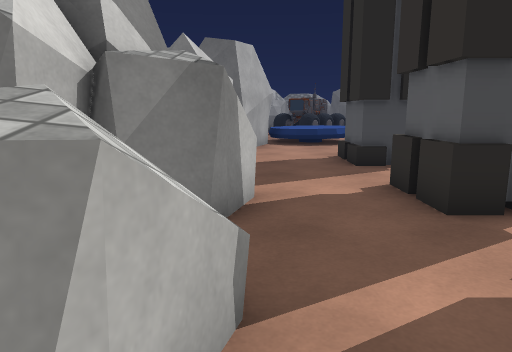
view 1 (above)

19 first-person views from a walk through a Unity game level. The camera is 1.4 m above the floor, tilts 10° down and sees 70° across. The floor is counted in squares, 1 m on a side. Each view is taken from the middle of a square. On the plan, view 1 faces up. The plan holds only what a view shows up to about 16 squares ahead; the rest is blank. The place goes on beyond the plan. The player character is not drawn. Some surface patterns are stand-ins.

view 2
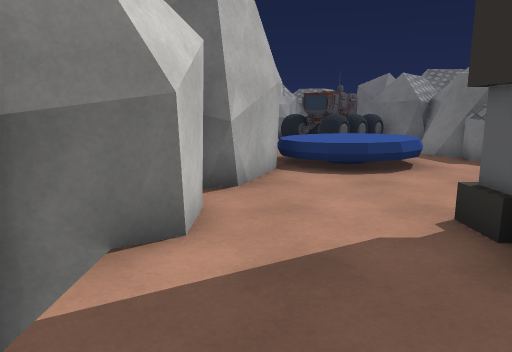

view 3
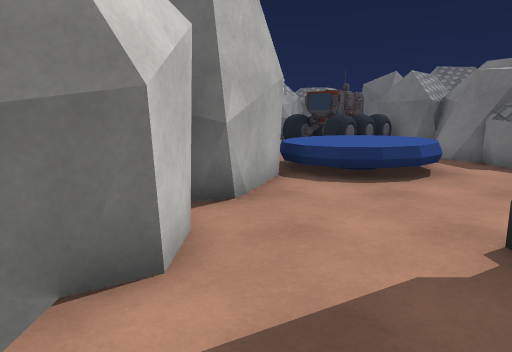

view 4
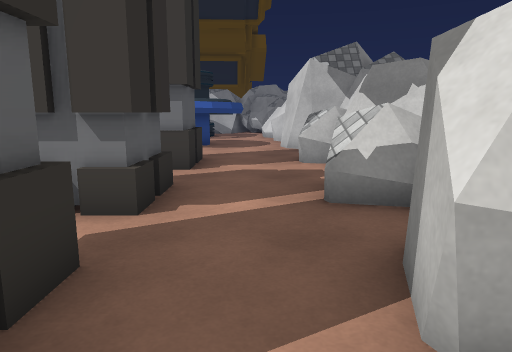

view 5
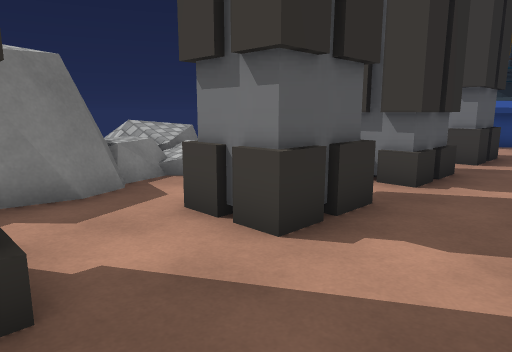

view 6
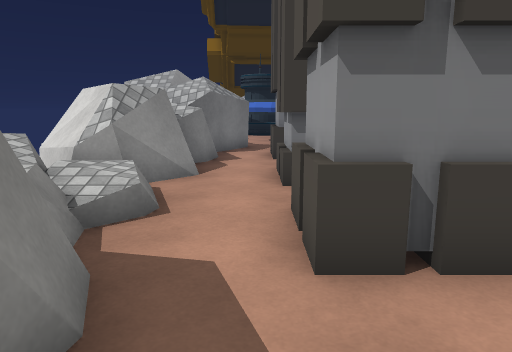

view 7
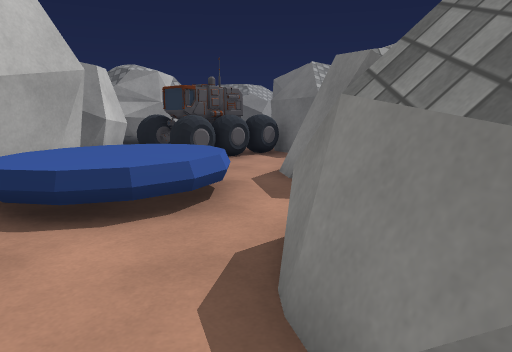

view 8
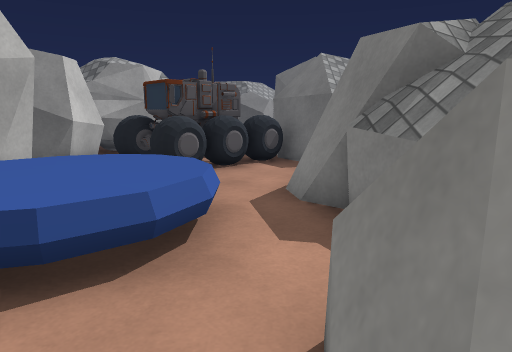

view 9
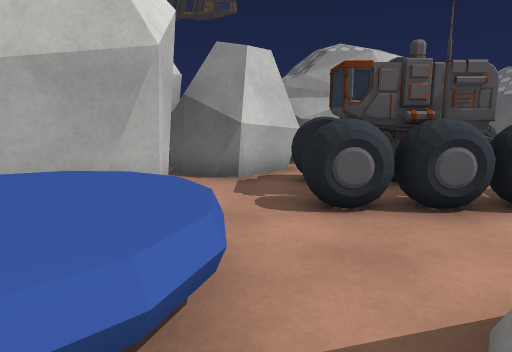

view 10
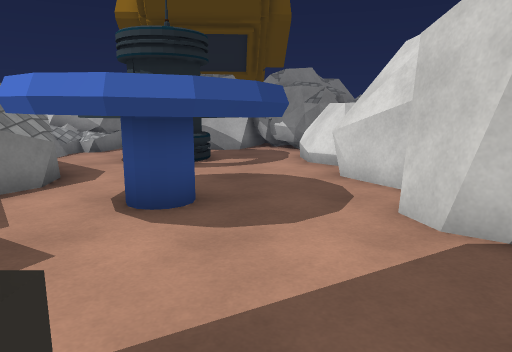

view 11
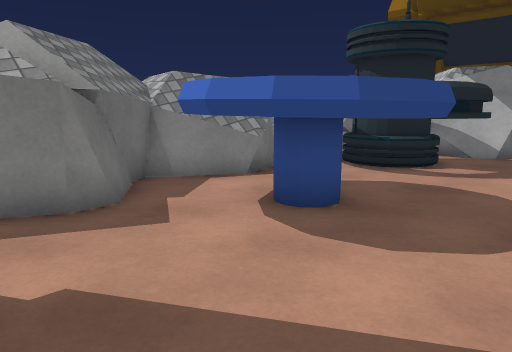

view 12
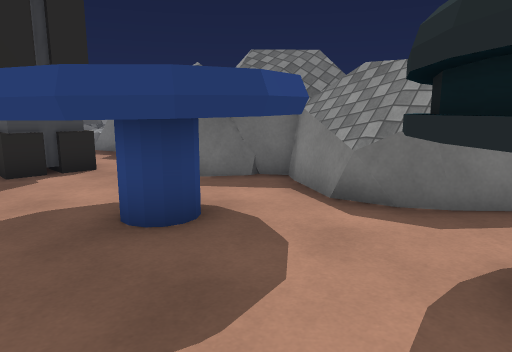

view 13
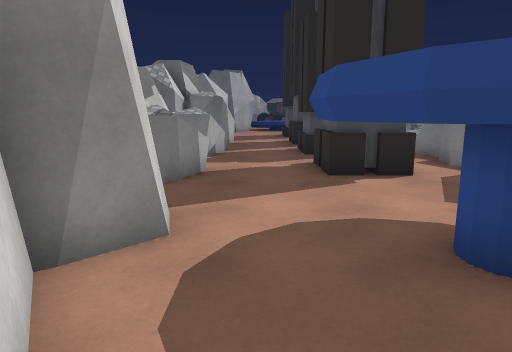

view 14
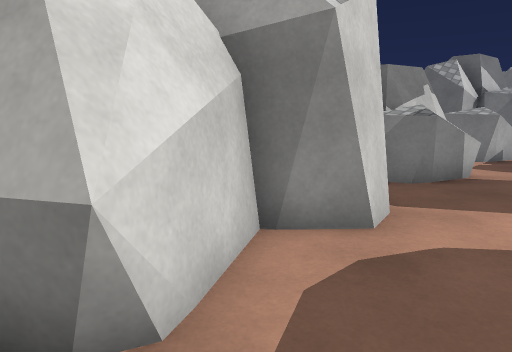

view 15
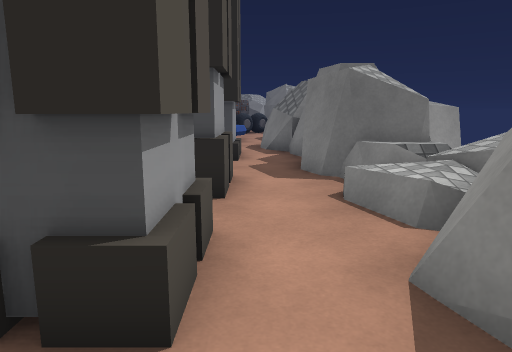

view 16
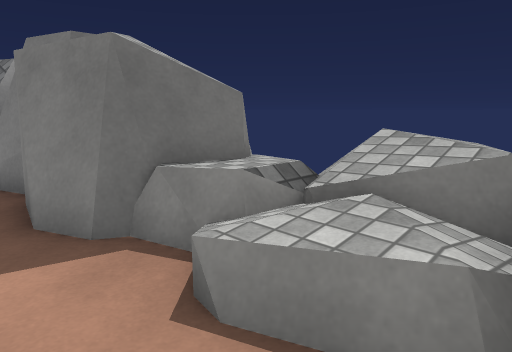

view 17
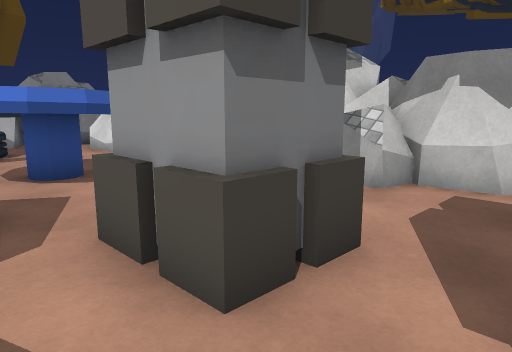

view 18
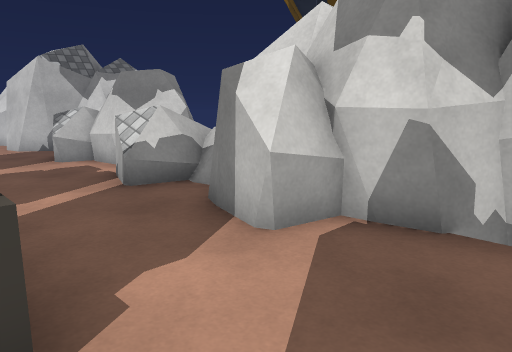

view 19
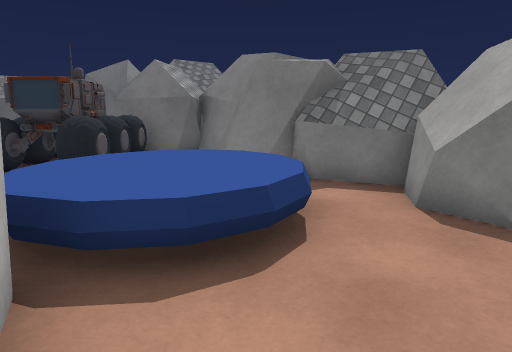

### Floor plan
Key: @ floor where view 1 was taken; # wall or solid block; . main floor; : floor 0.5 m higher than the main floor; + floor 0.75 m higher than the main floor; * floor 1 m higher than the main floor; / step, stairs or slope; = window, fence, low wall or low ledge; ^ raised ledge; O other object.
Columns run from 3 left of view 1 to 10 right of it. Each row starts with its distance up from view 1.
 26   OOOO
 25   OOO  O #
 24    #.OOOO##
 23    #OOOOO.#
 22  ###..OO..#
 21   ##..O...#
 20    ##....##
 19    #OOOO.##
 18    #OOOO.##
 17    #OOOO..#
 16    #OOOO..#
 15    #.O...##
 14   ##....=#
 13   #......#
 12   #...OO.##
 11  ##...##.##
 10  #....#O..#
  9  #.......##
  8  #.......####
  7  ##...##..###
  6  ###..##..=+:
  5  ###..#O..:+*#
  4  ##......./#==
  3  #=...#O../^=
  2  #^=..##..###=
  1  #^...#O..#
  0  #.@......#
 -1 ###...#O..#
 -2 ###=..##..#
 -3 ##^...#O.##
 -4 ##=......##
 -5  #......###
 -6  ###.OOOO##
 -7   ##.OOO ##
 -8   #..OOO =^
 -9   #..OOO ^^
-10   ##..OO.=^
-11   ##..OOOO^
-12   ##..OOOO
-13    #=OOO O =#
-14    #=  OO  .#
-15   OOO     =OO

Where each view was taken, in squares from view 1:
view 1: 0 up, 0 right, facing up
view 2: 7 up, 0 right, facing up
view 3: 8 up, 0 right, facing up
view 4: 8 up, 1 right, facing down
view 5: 10 up, 0 right, facing down-right
view 6: 10 up, 5 right, facing down
view 7: 11 up, 5 right, facing up
view 8: 13 up, 5 right, facing up
view 9: 17 up, 6 right, facing up-left
view 10: 2 down, 2 right, facing down
view 11: 3 down, 0 right, facing down-right
view 12: 12 down, 1 right, facing up-right
view 13: 11 down, 1 right, facing up
view 14: 11 down, 2 right, facing up-left
view 15: 1 down, 5 right, facing up
view 16: 3 up, 5 right, facing up-right
view 17: 1 up, 6 right, facing down-left
view 18: 9 up, 3 right, facing down-left
view 19: 13 up, 0 right, facing up-right
